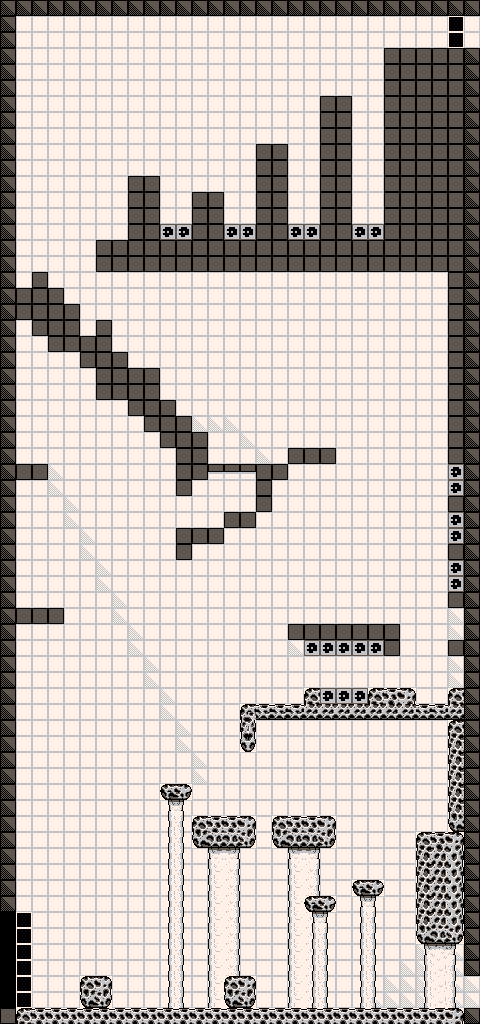

Tiled map render using the project's own tile images. Description and the map definition, with tile-layer contents summarised, below:
An orthogonal 60x128 tile map with 8x8 px tiles, 1 tile layer (Tile Layer 1) and 23 objects (11x spawn_rolley, 4x spawn_checkpoint, 3x spawn_point, 3x map_link, cam_area, ...).

<map version="1.2" tiledversion="1.2.5" orientation="orthogonal" renderorder="right-down" width="60" height="128" tilewidth="8" tileheight="8" infinite="0" nextlayerid="7" nextobjectid="28">
 <properties>
  <property name="darkness_level" type="int" value="0" />
  <property name="level_id" type="int" value="3" />
 </properties>
 <tileset firstgid="1" source="platformer_sheet_1.tsx" />
 <layer id="6" name="Tile Layer 1" width="60" height="128">
  <data>[7680 cells, 7656 non-empty, 88 distinct tile ids]</data>
 </layer>
 <objectgroup id="2" name="Object Layer 1">
  <object id="2" name="camera" type="cam_area" x="16" y="16" width="448" height="1008" />
  <object id="5" name="checkpoint" type="spawn_checkpoint" x="48" y="944" width="32" height="32" />
  <object id="6" name="bottom_left" type="spawn_point" x="16" y="984" width="32" height="24">
   <properties>
    <property name="type" value="side" />
   </properties>
  </object>
  <object id="7" name="link" type="map_link" x="0" y="912" width="16" height="96">
   <properties>
    <property name="dest_map_path" value="Content/raw/map_ow_top.tmx" />
    <property name="dest_spawn_name" value="delta_exit_bottom_left" />
   </properties>
  </object>
  <object id="8" name="rolley" type="spawn_rolley" x="128" y="992" width="16" height="16">
   <properties>
    <property name="dir" type="int" value="1" />
   </properties>
  </object>
  <object id="9" name="rolley" type="spawn_rolley" x="176" y="992" width="16" height="16">
   <properties>
    <property name="dir" type="int" value="1" />
   </properties>
  </object>
  <object id="11" name="rolley" type="spawn_rolley" x="208" y="800" width="16" height="16">
   <properties>
    <property name="dir" type="int" value="1" />
   </properties>
  </object>
  <object id="12" name="rolley" type="spawn_rolley" x="224" y="800" width="16" height="16">
   <properties>
    <property name="dir" type="int" value="1" />
   </properties>
  </object>
  <object id="13" name="rolley" type="spawn_rolley" x="240" y="800" width="16" height="16">
   <properties>
    <property name="dir" type="int" value="1" />
   </properties>
  </object>
  <object id="14" name="rolley" type="spawn_rolley" x="416" y="688" width="16" height="16">
   <properties>
    <property name="dir" type="int" value="1" />
   </properties>
  </object>
  <object id="15" name="gem" type="gem" x="24" y="440" width="16" height="16" />
  <object id="16" name="checkpoint" type="spawn_checkpoint" x="256" y="656" width="32" height="32" />
  <object id="17" name="checkpoint" type="spawn_checkpoint" x="416" y="656" width="32" height="32" />
  <object id="18" name="rolley" type="spawn_rolley" x="432" y="688" width="16" height="16">
   <properties>
    <property name="dir" type="int" value="1" />
   </properties>
  </object>
  <object id="19" name="checkpoint" type="spawn_checkpoint" x="24" y="224" width="32" height="32" />
  <object id="20" name="rolley" type="spawn_rolley" x="128" y="160" width="16" height="16">
   <properties>
    <property name="dir" type="int" value="1" />
   </properties>
  </object>
  <object id="21" name="rolley" type="spawn_rolley" x="192" y="176" width="16" height="16">
   <properties>
    <property name="dir" type="int" value="1" />
   </properties>
  </object>
  <object id="22" name="rolley" type="spawn_rolley" x="256" y="128" width="16" height="16">
   <properties>
    <property name="dir" type="int" value="1" />
   </properties>
  </object>
  <object id="23" name="rolley" type="spawn_rolley" x="320" y="80" width="16" height="16">
   <properties>
    <property name="dir" type="int" value="1" />
   </properties>
  </object>
  <object id="24" name="link" type="map_link" x="464" y="16" width="16" height="32">
   <properties>
    <property name="dest_map_path" value="Content/raw/map_ss_delta_01.tmx" />
    <property name="dest_spawn_name" value="top_left" />
    <property name="dir" value="horz" />
   </properties>
  </object>
  <object id="25" name="top_right" type="spawn_point" x="432" y="24" width="32" height="24">
   <properties>
    <property name="type" value="side" />
   </properties>
  </object>
  <object id="26" name="bottom_right" type="spawn_point" x="432" y="984" width="32" height="24">
   <properties>
    <property name="type" value="side" />
   </properties>
  </object>
  <object id="27" name="link" type="map_link" x="464" y="976" width="16" height="32">
   <properties>
    <property name="dest_map_path" value="Content/raw/map_ss_delta_02.tmx" />
    <property name="dest_spawn_name" value="bottom_left" />
   </properties>
  </object>
 </objectgroup>
</map>
